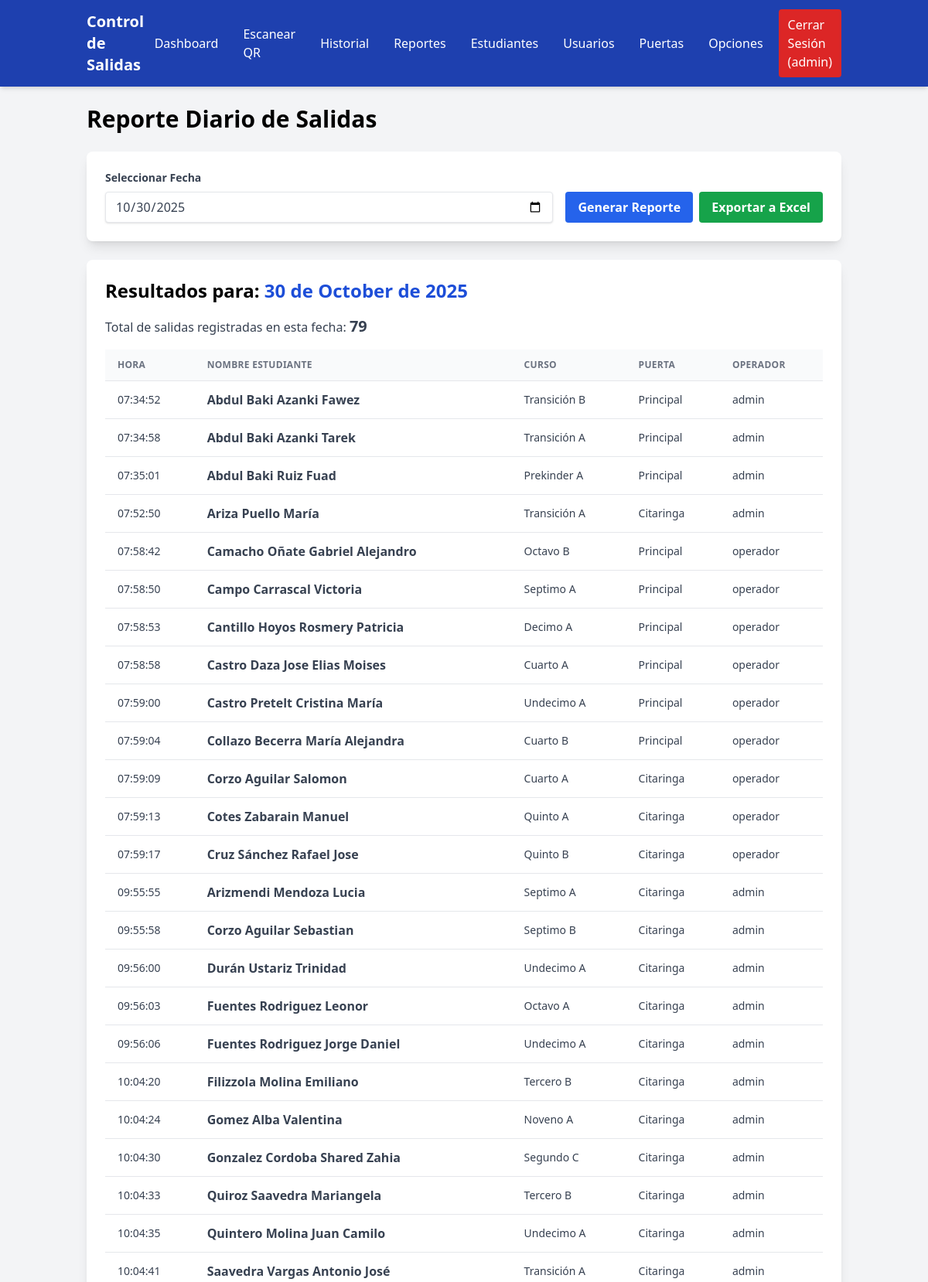
Page /report (signed in, upper part) on the committed database.
### app/models.py (models this page shows, shortened)
class User(UserMixin, db.Model):
    __tablename__ = 'users'
    id = db.Column(db.Integer, primary_key=True)
    username = db.Column(db.String(80), unique=True, nullable=False)
    password_hash = db.Column(db.String(256), nullable=False)
    role = db.Column(db.Enum(Role), default=Role.OPERATOR, nullable=False)
    created_at = db.Column(db.DateTime, default=datetime.utcnow)

class Exit(db.Model):
    __tablename__ = 'exits'
    id = db.Column(db.Integer, primary_key=True)
    student_id = db.Column(db.Integer, db.ForeignKey('students.id'), nullable=False)
    student_name = db.Column(db.String(120), nullable=False)
    course = db.Column(db.String(80), nullable=True)
    door_id = db.Column(db.Integer, db.ForeignKey('doors.id'), nullable=False)
    timestamp = db.Column(db.DateTime, default=datetime.utcnow, nullable=False)
    operator_id = db.Column(db.Integer, db.ForeignKey('users.id'), nullable=False)
    operator = db.relationship('User', backref='exits_recorded')
    door = db.relationship('Door', backref='exits')

class Door(db.Model):
    __tablename__ = 'doors'
    id = db.Column(db.Integer, primary_key=True)
    name = db.Column(db.String(50), unique=True, nullable=False)
    is_active = db.Column(db.Boolean, default=True, nullable=False)

### app/routes.py (the view, shortened to what this page needs)
@bp.route('/report', methods=['GET', 'POST'])
@login_required
def daily_report():
    form = ReportForm()
    selected_date = date.today() # Valor por defecto
    if form.validate_on_submit():
        selected_date = form.report_date.data
    try:
        local_tz = pytz.timezone(current_app.config.get('LOCAL_TIMEZONE', 'UTC'))
    except pytz.UnknownTimeZoneError:
        local_tz = pytz.utc
    start_of_day_local = local_tz.localize(datetime.combine(selected_date, time.min))
    end_of_day_local = local_tz.localize(datetime.combine(selected_date, time.max))
    start_of_day_utc = start_of_day_local.astimezone(pytz.utc)
    end_of_day_utc = end_of_day_local.astimezone(pytz.utc)
    exits_for_date = Exit.query.filter(
        Exit.timestamp >= start_of_day_utc,
        Exit.timestamp <= end_of_day_utc
    ).order_by(Exit.timestamp.asc()).all()
    form.report_date.data = selected_date
    return render_template('main/report.html',
                           form=form,
                           exits=exits_for_date,
                           selected_date=selected_date,
                           title="Reporte Diario de Salidas")

### app/forms.py
class ReportForm(FlaskForm):
    report_date = DateField('Seleccionar Fecha', format='%Y-%m-%d', validators=[DataRequired()])
    submit = SubmitField('Generar Reporte')

### app/templates/main/report.html (shortened to what this page needs)
{% extends "base.html" %}
{% block content %}
<h1 class="text-3xl font-bold mb-6">Reporte Diario de Salidas</h1>
<div class="bg-white p-6 rounded-lg shadow-lg mb-6">
    <form method="POST">
        <div class="flex flex-col md:flex-row md:items-end md:space-x-4">
            <div class="flex-grow">
                {{ form.report_date.label(class="block text-gray-700 text-sm font-bold mb-2") }}
                {{ form.report_date(class="shadow appearance-none border rounded w-full py-2 px-3 text-gray-700 leading-tight focus:outline-none focus:ring-2 focus:ring-blue-500") }}
            </div>
            <div class="mt-4 md:mt-0 flex space-x-2">
                {{ form.submit(class="bg-blue-600 hover:bg-blue-700 text-white font-bold py-2 px-4 rounded cursor-pointer") }}
                <button type="submit" name="export" value="true" class="bg-green-600 hover:bg-green-700 text-white font-bold py-2 px-4 rounded cursor-pointer">
                    Exportar a Excel
                </button>
            </div>
        </div>
    </form>
</div>
<div class="bg-white p-6 rounded-lg shadow-lg">
    <h2 class="text-2xl font-semibold mb-4">
        Resultados para: <span class="text-blue-700">{{ selected_date.strftime('%d de %B de %Y') }}</span>
    </h2>
    <p class="mb-4 text-gray-700">
        Total de salidas registradas en esta fecha: <strong class="text-xl">{{ exits|length }}</strong>
    </p>
    <div class="overflow-x-auto">
        <table class="w-full whitespace-no-wrap">
            <thead>
                <tr class="text-xs font-semibold tracking-wide text-left text-gray-500 uppercase border-b bg-gray-50">
                    <th class="px-4 py-3">Hora</th>
                    <th class="px-4 py-3">Nombre Estudiante</th>
                    <th class="px-4 py-3">Curso</th>
                    <th class="px-4 py-3">Puerta</th>
                    <th class="px-4 py-3">Operador</th>
                </tr>
            </thead>
            <tbody class="bg-white divide-y">
                {% for exit in exits %}
                <tr class="text-gray-700">
                    <td class="px-4 py-3 text-sm">{{ (exit.timestamp | localtime).strftime('%H:%M:%S') }}</td>
                    <td class="px-4 py-3 font-semibold">{{ exit.student_name }}</td>
                    <td class="px-4 py-3 text-sm">{{ exit.course }}</td>
                    <td class="px-4 py-3 text-sm">{{ exit.door.name }}</td>
                    <td class="px-4 py-3 text-sm">{{ exit.operator.username }}</td>
                </tr>
                {% else %}
                <tr>
                    <td colspan="5" class="px-4 py-3 text-center text-gray-500">No hay salidas registradas para esta fecha.</td>
                </tr>
                {% endfor %}
            </tbody>
        </table>
    </div>
</div>
{% endblock %}

### app/templates/base.html (shortened to what this page needs)
<!DOCTYPE html>
<html lang="es">
<head>
    <script src="https://cdn.tailwindcss.com"></script>
</head>
<body class="bg-gray-100 font-sans">
    <nav x-data="{ open: false }" class="bg-blue-800 text-white shadow-md">
    <div class="container mx-auto px-6 py-3">
        <div class="flex justify-between items-center">
            <a href="{{ url_for('routes.dashboard') }}" class="text-xl font-bold">Control de Salidas</a>
<div class="hidden md:flex items-center space-x-2">
    {% if current_user.is_authenticated %}
        <a href="{{ url_for('routes.dashboard') }}" class="px-3 py-2 rounded hover:bg-blue-700">Dashboard</a>
        <a href="{{ url_for('routes.scan') }}" class="px-3 py-2 rounded hover:bg-blue-700">Escanear QR</a>
        <a href="{{ url_for('routes.list_exits') }}" class="px-3 py-2 rounded hover:bg-blue-700">Historial</a>
        <a href="{{ url_for('routes.daily_report') }}" class="px-3 py-2 rounded hover:bg-blue-700">Reportes</a>
        {% if current_user.role.value == 'admin' %}
            <a href="{{ url_for('routes.list_students') }}" class="px-3 py-2 rounded hover:bg-blue-700">Estudiantes</a>
            <a href="{{ url_for('routes.list_users') }}" class="px-3 py-2 rounded hover:bg-blue-700">Usuarios</a>
            <a href="{{ url_for('routes.list_doors') }}" class="px-3 py-2 rounded hover:bg-blue-700">Puertas</a>
            <a href="{{ url_for('routes.app_settings') }}" class="px-3 py-2 rounded hover:bg-blue-700">Opciones</a>
        {% endif %}
        <a href="{{ url_for('routes.logout') }}" class="px-3 py-2 rounded bg-red-600 hover:bg-red-700">Cerrar Sesión ({{ current_user.username }})</a>
    {% else %}
        <a href="{{ url_for('routes.login') }}" class="px-3 py-2 rounded hover:bg-blue-700">Iniciar Sesión</a>
    {% endif %}
</div>
        </div>
    </div>
    </nav>
    <main class="container mx-auto mt-6 px-6">
        {% block content %}{% endblock %}
    </main>
</body>
</html>

### rows in the picture
User: username "admin"
Exit: timestamp "07:34:52", student_name "Abdul Baki Azanki Fawez", course "Transición B", door.name "Principal", operator.username "admin"
Exit: timestamp "07:34:58", student_name "Abdul Baki Azanki Tarek", course "Transición A", door.name "Principal", operator.username "admin"
Exit: timestamp "07:35:01", student_name "Abdul Baki Ruiz Fuad", course "Prekinder A", door.name "Principal", operator.username "admin"
Exit: timestamp "07:52:50", student_name "Ariza Puello María", course "Transición A", door.name "Citaringa", operator.username "admin"
Exit: timestamp "07:58:42", student_name "Camacho Oñate Gabriel Alejandro", course "Octavo B", door.name "Principal", operator.username "operador"
Exit: timestamp "07:58:50", student_name "Campo Carrascal Victoria", course "Septimo A", door.name "Principal", operator.username "operador"
Exit: timestamp "07:58:53", student_name "Cantillo Hoyos Rosmery Patricia", course "Decimo A", door.name "Principal", operator.username "operador"
Exit: timestamp "07:58:58", student_name "Castro Daza Jose Elias Moises", course "Cuarto A", door.name "Principal", operator.username "operador"
Exit: timestamp "07:59:00", student_name "Castro Pretelt Cristina María", course "Undecimo A", door.name "Principal", operator.username "operador"
Exit: timestamp "07:59:04", student_name "Collazo Becerra María Alejandra", course "Cuarto B", door.name "Principal", operator.username "operador"
Exit: timestamp "07:59:09", student_name "Corzo Aguilar Salomon", course "Cuarto A", door.name "Citaringa", operator.username "operador"
Exit: timestamp "07:59:13", student_name "Cotes Zabarain Manuel", course "Quinto A", door.name "Citaringa", operator.username "operador"
Exit: timestamp "07:59:17", student_name "Cruz Sánchez Rafael Jose", course "Quinto B", door.name "Citaringa", operator.username "operador"
Exit: timestamp "09:55:55", student_name "Arizmendi Mendoza Lucia", course "Septimo A", door.name "Citaringa", operator.username "admin"
Exit: timestamp "09:55:58", student_name "Corzo Aguilar Sebastian", course "Septimo B", door.name "Citaringa", operator.username "admin"
Exit: timestamp "09:56:00", student_name "Durán Ustariz Trinidad", course "Undecimo A", door.name "Citaringa", operator.username "admin"
Exit: timestamp "09:56:03", student_name "Fuentes Rodriguez Leonor", course "Octavo A", door.name "Citaringa", operator.username "admin"
Exit: timestamp "09:56:06", student_name "Fuentes Rodriguez Jorge Daniel", course "Undecimo A", door.name "Citaringa", operator.username "admin"
Exit: timestamp "10:04:20", student_name "Filizzola Molina Emiliano", course "Tercero B", door.name "Citaringa", operator.username "admin"
Exit: timestamp "10:04:24", student_name "Gomez Alba Valentina", course "Noveno A", door.name "Citaringa", operator.username "admin"
Exit: timestamp "10:04:30", student_name "Gonzalez Cordoba Shared Zahia", course "Segundo C", door.name "Citaringa", operator.username "admin"
Exit: timestamp "10:04:33", student_name "Quiroz Saavedra Mariangela", course "Tercero B", door.name "Citaringa", operator.username "admin"
Exit: timestamp "10:04:35", student_name "Quintero Molina Juan Camilo", course "Undecimo A", door.name "Citaringa", operator.username "admin"
Exit: timestamp "10:04:41", student_name "Saavedra Vargas Antonio José", course "Transición A", door.name "Citaringa", operator.username "admin"

### other values in the picture
{{ exits|length }} "79"
